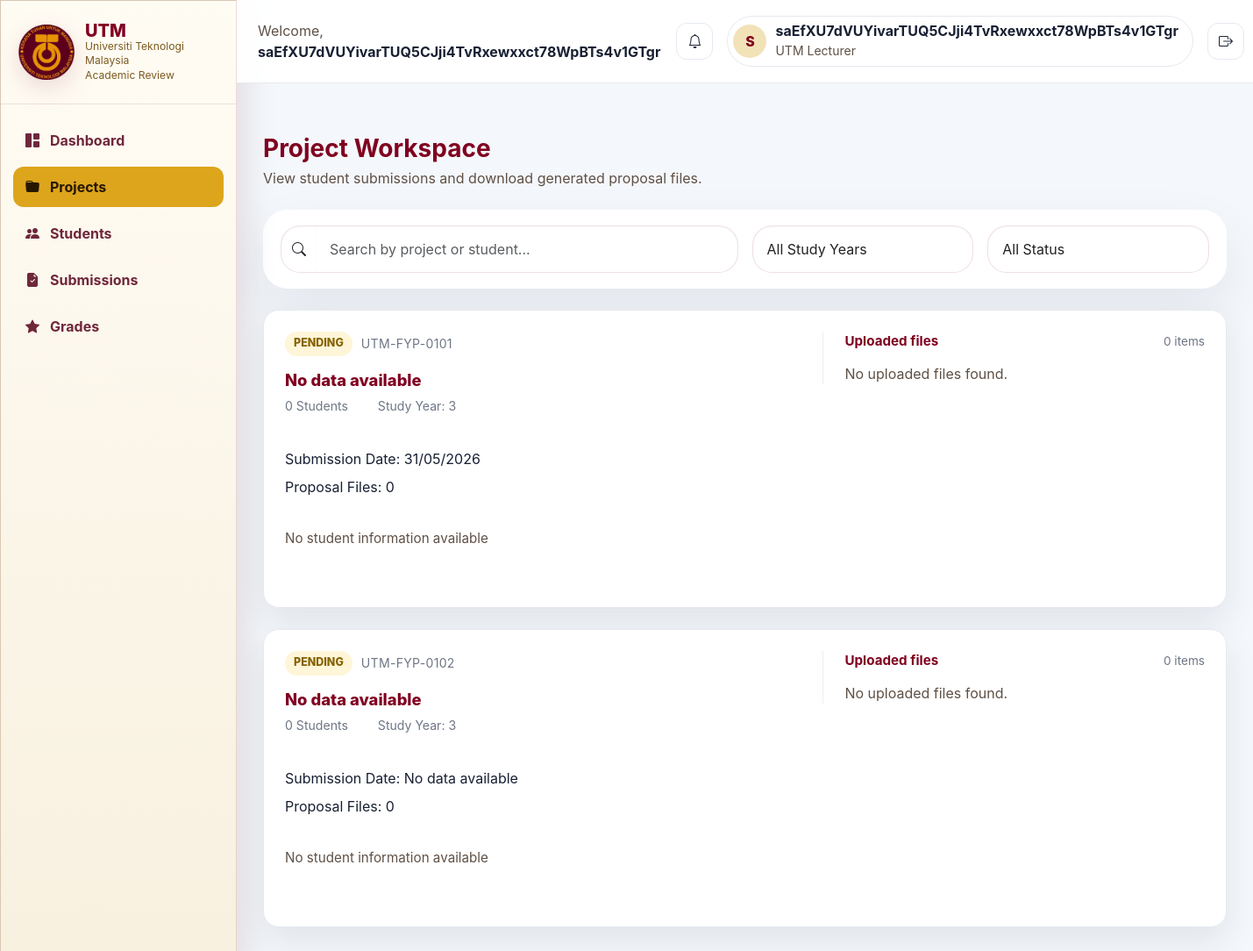
The app's page /lecturer/lecturer_projects.php (signed in) with its own data.
### tables this page shows
CREATE TABLE projects (
  project_id INTEGER PRIMARY KEY AUTOINCREMENT,
  title_encrypted TEXT NOT NULL,
  description_encrypted TEXT,
  lecturer_id INTEGER REFERENCES users(user_id),
  study_year INTEGER CHECK (study_year BETWEEN 1 AND 5),
  created_at DATETIME DEFAULT CURRENT_TIMESTAMP
, category_encrypted TEXT);

### database/encryption.php (called while the page is built, shortened)
<?php
function getEncryptionKey(): string {
    $key = bin2hex(random_bytes(32));
    return $key;
}
function decryptData(string $encoded): string {
    $key = hex2bin(getEncryptionKey());
    $data = base64_decode($encoded);
    $iv = substr($data, 0, 12);
    $tag = substr($data, 12, 16);
    $ciphertext = substr($data, 28);
    $result = openssl_decrypt($ciphertext, 'aes-256-gcm', $key, OPENSSL_RAW_DATA, $iv, $tag, '');
    if ($result === false) {
        throw new RuntimeException('Decryption failed');
    }
    return $result;
}

### lecturer/lecturer_projects.php (the view, shortened to what this page needs)
<?php
require_once __DIR__ . '/lecturer_header.php';
$projects = [];
try {
    $stmt = $db->prepare(
        "SELECT p.project_id, p.title_encrypted, p.study_year, p.created_at,
                s.submission_id, s.submitted_at, s.status
         FROM projects p
         LEFT JOIN submissions s ON s.submission_id = (
             SELECT submission_id FROM submissions
             WHERE project_id = p.project_id
             ORDER BY submitted_at DESC
             LIMIT 1
         )
         WHERE p.lecturer_id = ?
         ORDER BY COALESCE(s.submitted_at, p.created_at) DESC"
    );
    $stmt->execute([$lecturerId]);
    $projectRows = $stmt->fetchAll(PDO::FETCH_ASSOC);
    foreach ($projectRows as $row) {
        $students = [];
        $files = [];
        $projects[] = [
            'id' => (int) $row['project_id'],
            'code' => 'UTM-FYP-' . str_pad((string) $row['project_id'], 4, '0', STR_PAD_LEFT),
            'title' => decryptValue($row['title_encrypted'] ?? '') ?: 'No data available',
            'study_year' => $row['study_year'] ?? '',
            'submitted_at' => $row['submitted_at'] ?? null,
            'status' => $row['status'] ?: 'pending',
            'students' => $students,
            'files' => $files,
        ];
    }
} catch (Throwable $error) {
    $flashMessage = 'Unable to load project data at this time.';
    $flashType = 'danger';
}
$statusLabels = ['pending' => 'Pending', 'approved' => 'Approved', 'rejected' => 'Rejected'];
?>
        <div class="content">
            <section class="d-flex align-items-start justify-content-between flex-wrap gap-3 mb-4">
                <div>
                    <h1 class="h3 fw-bold mb-1" style="color: var(--lecturer-maroon);">Project Workspace</h1>
                    <p class="text-muted mb-0">View student submissions and download generated proposal files.</p>
                </div>
            </section>
            <section class="toolbar mb-4">
                <div class="row g-3 align-items-center">
                    <div class="col-12 col-lg">
                        <div class="input-group">
                            <span class="input-group-text search-control bg-white border-end-0"><i class="bi bi-search"></i></span>
                            <input id="projectSearch" class="form-control search-control border-start-0" type="search" placeholder="Search by project or student...">
                        </div>
                    </div>
                    <div class="col-12 col-sm-6 col-lg-3">
                        <select id="yearFilter" class="form-select search-control">
                            <option value="all">All Study Years</option>
                        </select>
                    </div>
                    <div class="col-12 col-sm-6 col-lg-3">
                        <select id="statusFilter" class="form-select search-control">
                            <option value="all">All Status</option>
                        </select>
                    </div>
                </div>
            </section>
            <section class="mb-4">
                <?php if (!$projects): ?>
                    <div class="empty-state">
                        <div>
                            <i class="bi bi-folder2-open fs-2 d-block mb-2"></i>
                            No project submissions are available yet.
                        </div>
                    </div>
                <?php else: ?>
                    <div class="row g-4" id="projectGrid">
                        <?php foreach ($projects as $project): ?>
                            <?php
                                $studentNames = array_map(static fn($student) => $student['name'], $project['students']);
                                $searchText = strtolower($project['title'] . ' ' . implode(' ', $studentNames));
                                $submittedAt = $project['submitted_at'] ? date('d/m/Y', strtotime((string) $project['submitted_at'])) : 'No data available';
                            ?>
                            <div class="col-12 project-item"
                                 data-status="<?= e($project['status']) ?>"
                                 data-year="<?= e($project['study_year']) ?>"
                                 data-search="<?= e($searchText) ?>">
                                <article class="project-card">
                                    <div class="project-card-body">
                                        <div class="project-card-details">
                                            <div class="project-card-top">
                                                <div class="project-card-top-row d-flex align-items-center justify-content-between flex-wrap gap-3">
                                                    <div class="project-labels">
                                                        <span class="status-badge status-<?= e($project['status']) ?>"><?= e($statusLabels[$project['status']] ?? $project['status']) ?></span>
                                                        <span class="project-code"><?= e($project['code']) ?></span>
                                                    </div>
                                                </div>
                                                <div>
                                                    <h2 class="project-title mb-2"><?= e($project['title']) ?></h2>
                                                    <div class="project-stats">
                                                        <span><?= e(count($studentNames)) ?> Student<?= count($studentNames) === 1 ? '' : 's' ?></span>
                                                        <span class="ms-3">Study Year: <?= $project['study_year'] !== '' ? e($project['study_year']) : 'N/A' ?></span>
                                                    </div>
                                                </div>
                                            </div>
                                            <div class="project-meta">
                                                <div class="meta-line">Submission Date: <?= e($submittedAt) ?></div>
                                                <div class="meta-line">Proposal Files: <?= e(count($project['files'])) ?></div>
                                            </div>
                                            <div class="student-list">
                                                <?php if ($studentNames): ?>
                                                    <?php foreach ($studentNames as $index => $studentName): ?>
                                                        <div><?= e($index + 1) ?>. <?= e($studentName) ?></div>
                                                    <?php endforeach; ?>
                                                <?php else: ?>
                                                    <div class="text-muted">No student information available</div>
                                                <?php endif; ?>
                                            </div>
                                        </div>
                                        <div class="file-section">
                                            <div class="file-section-header">
                                                <strong>Uploaded files</strong>
                                                <span class="file-count"><?= e(count($project['files'])) ?> item<?= count($project['files']) === 1 ? '' : 's' ?></span>
                                            </div>
                                            <?php if ($project['files']): ?>
                                                <div class="file-list">
                                                    <?php foreach ($project['files'] as $file): ?>
                                                        <div class="file-item">
                                                            <div class="file-details">
                                                                <div class="file-name"><?= e($file['name']) ?></div>
                                                                <div class="file-meta">Uploaded: <?= e($file['uploaded_at'] ?? 'Unknown') ?></div>
                                                            </div>
                                                            <a class="btn btn-download" href="<?= e($file['path']) ?>" target="_blank" download="<?= e($file['name']) ?>">
                                                                Download
                                                            </a>
                                                        </div>
                                                    <?php endforeach; ?>
                                                </div>
                                            <?php else: ?>
                                                <div class="text-muted">No uploaded files found.</div>
                                            <?php endif; ?>
                                        </div>
                                    </div>
                                </article>
                            </div>
                        <?php endforeach; ?>
                    </div>
                <?php endif; ?>
            </section>
        </div>
    </main>
</div>

### public/utm-theme.css (style rules this page uses)
:root { --utm-maroon: #800020; --utm-maroon-dark: #500014; --utm-gold: #F2A900; --utm-gold-soft: #f9d67b; --utm-white: #FFFFFF; --utm-dark: #222222; --utm-bg: #f5f2ee; --utm-surface: #ffffff; --utm-surface-soft: #fbf1e6; --utm-border: #d8c7b3; --utm-muted: #5f5045; --utm-shadow: 0 18px 46px rgba(0, 0, 0, 0.12); --utm-transition: 0.22s ease; }
* { box-sizing: border-box; }
html { scroll-behavior: smooth; }
body { margin: 0; min-height: 100%; font-family: 'DM Sans', 'Plus Jakarta Sans', sans-serif; color: var(--utm-dark); background: radial-gradient(circle at top left, rgba(242, 169, 0, 0.08), transparent 32%), linear-gradient(180deg, #fffdfa 0%, var(--utm-bg) 100%); }
button, input, select, textarea { font: inherit; }
.card, .login-card, .panel, .table, .table th, .table td, .navbar, .topbar, .sidebar, .form-control, .form-select, .footer, .badge { background: var(--utm-white); }
.card, .login-card, .panel, .form-control, .form-select, .sidebar, .topbar, .footer { border: 1px solid var(--utm-border); box-shadow: var(--utm-shadow); }
.form-control, .form-select, textarea { width: 100%; padding: 14px 16px; border-radius: 14px; border: 1.5px solid var(--utm-border); background: var(--utm-surface-soft); color: var(--utm-dark); transition: border-color var(--utm-transition), box-shadow var(--utm-transition); }
.text-muted { color: var(--utm-muted) !important; }
.status-pending { background: linear-gradient(180deg, #f6c84a, #e6a800); color: #4a2d00; }

### records on screen
projects: status "PENDING", code "UTM-FYP-0101", title "No data available", count($studentNames) "0", study_year "3", submittedAt "31/05/2026", count($project['files']) "0", code "UTM-FYP-0102", submittedAt "No data available"

### other values on screen
$lecturerName "saEfXU7dVUYivarTUQ5CJji4TvRxewxxct78WpBTs4v1GTgr"
$lecturerInitials "S"
